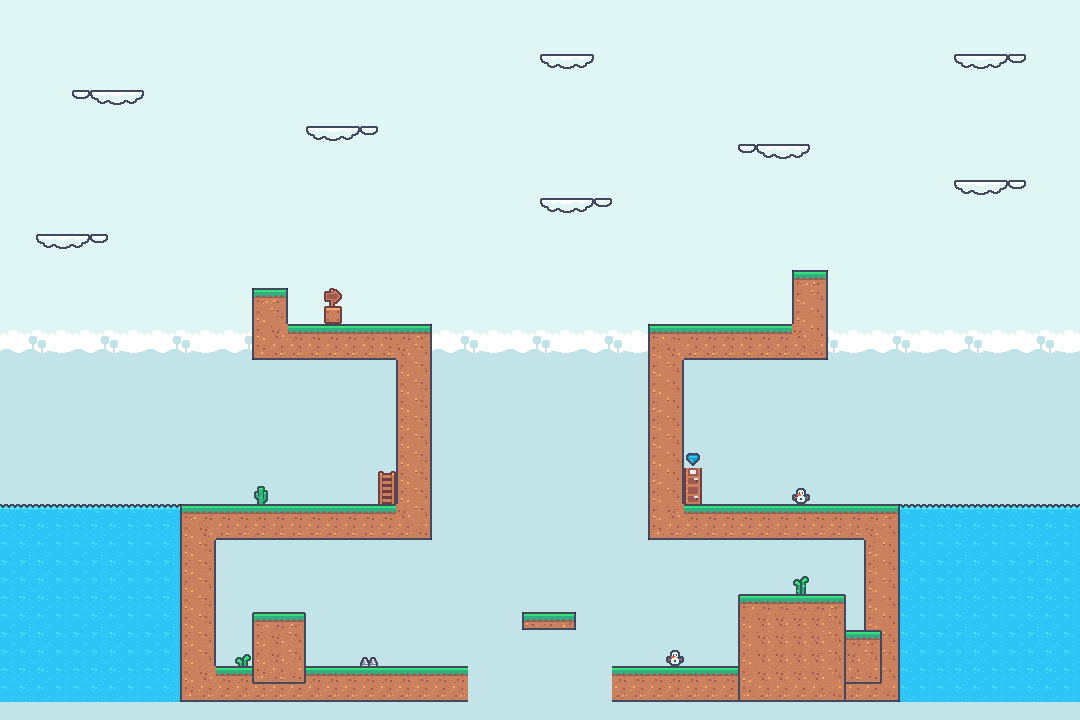

A level layout from a 2D game, rendered from its tile map. Below: a short description, then the map file with tile-grid data replaced by summaries:
An orthogonal 60x40 tile map with 18x18 px tiles, 2 tile layers (Tile Layer 1, Tile Layer 2), 2 tilesets and 35 objects (6x glass, 4x bound, fire, door, box, ...).

<map version="1.10" tiledversion="1.10.2" orientation="orthogonal" renderorder="right-down" width="60" height="40" tilewidth="18" tileheight="18" infinite="0" nextlayerid="5" nextobjectid="82">
 <tileset firstgid="1" source="tileset/tilemap-backgrounds_packed.tsx" />
 <tileset firstgid="41" source="tileset/tilemap_packed.tsx" />
 <layer id="1" name="Tile Layer 1" width="60" height="40">
  <data>[2400 cells, 2400 non-empty, 30 distinct tile ids]</data>
 </layer>
 <layer id="4" name="Tile Layer 2" width="60" height="40">
  <data>[2400 cells, 317 non-empty, 27 distinct tile ids]</data>
 </layer>
 <objectgroup id="2" name="objects">
  <object id="2" name="bound" x="0" y="702" width="1080" height="18" />
  <object id="3" name="glass" x="432" y="504" width="108" height="36" />
  <object id="4" name="glass" x="540" y="504" width="108" height="36" />
  <object id="5" name="fire" x="468" y="666" width="144" height="36" />
  <object id="7" name="glass" x="432" y="432" width="108" height="36" />
  <object id="8" name="glass" x="540" y="432" width="108" height="36" />
  <object id="9" name="glass" x="432" y="360" width="108" height="36" />
  <object id="11" name="glass" x="540" y="360" width="108" height="36" />
  <object id="12" name="door" x="720" y="288" width="36" height="36" />
  <object id="14" name="box" x="269.667" y="592" width="20" height="19.6667" />
  <object id="15" name="button" x="396" y="676" width="18" />
  <object id="16" name="player" x="360" y="270" width="18" height="18" />
  <object id="17" name="CucDa" x="261" y="262" width="18" height="18" />
  <object id="18" name="BachTuoc" x="620" y="637" width="18" height="18" />
  <object id="57" x="324" y="288">
   <polygon points="0,0 18,0 18,36 0,36" />
  </object>
  <object id="58" x="522" y="612">
   <polygon points="0,0 54,0 54,18 0,18" />
  </object>
  <object id="60" x="252" y="612">
   <polygon points="0,0 54,0 54,72 0,72" />
  </object>
  <object id="61" x="252" y="288">
   <polygon points="0,0 36,0 36,72 0,72" />
  </object>
  <object id="62" x="288" y="324">
   <polygon points="0,0 108,0 108,36 0,36" />
  </object>
  <object id="63" x="396" y="324">
   <polygon points="0,0 36,0 36,216 0,216" />
  </object>
  <object id="64" x="396" y="540">
   <polygon points="0,0 0,-36 -216,-36 -216,0" />
  </object>
  <object id="65" x="216" y="540">
   <polygon points="0,0 0,126 -36,126 -36,0" />
  </object>
  <object id="66" x="180" y="666">
   <polygon points="0,0 72,0 72,36 0,36" />
  </object>
  <object id="67" x="306" y="666">
   <polygon points="0,0 162,0 162,36 0,36" />
  </object>
  <object id="69" x="612" y="666">
   <polygon points="0,0 288,0 288,36 0,36" />
  </object>
  <object id="70" x="738" y="594">
   <polygon points="0,0 0,72 108,72 108,0" />
  </object>
  <object id="71" x="846" y="630">
   <polygon points="0,0 36,0 36,36 0,36" />
  </object>
  <object id="72" x="864" y="630">
   <polygon points="0,0 36,0 36,-126 0,-126" />
  </object>
  <object id="74" x="684" y="504">
   <polygon points="0,0 0,36 180,36 180,0" />
  </object>
  <object id="75" x="684" y="540">
   <polygon points="0,0 -36,0 -36,-216 0,-216" />
  </object>
  <object id="77" x="684" y="324.182">
   <polygon points="0,0 0,35.8182 144,35.8182 144,0" />
  </object>
  <object id="78" x="828" y="270">
   <polygon points="0,0 -36,0 -36,54 0,54" />
  </object>
  <object id="79" name="bound" x="1080" y="0" width="18" height="702" />
  <object id="80" name="bound" x="0" y="-18" width="1080" height="18" />
  <object id="81" name="bound" x="-18" y="0" width="18" height="702" />
 </objectgroup>
</map>
